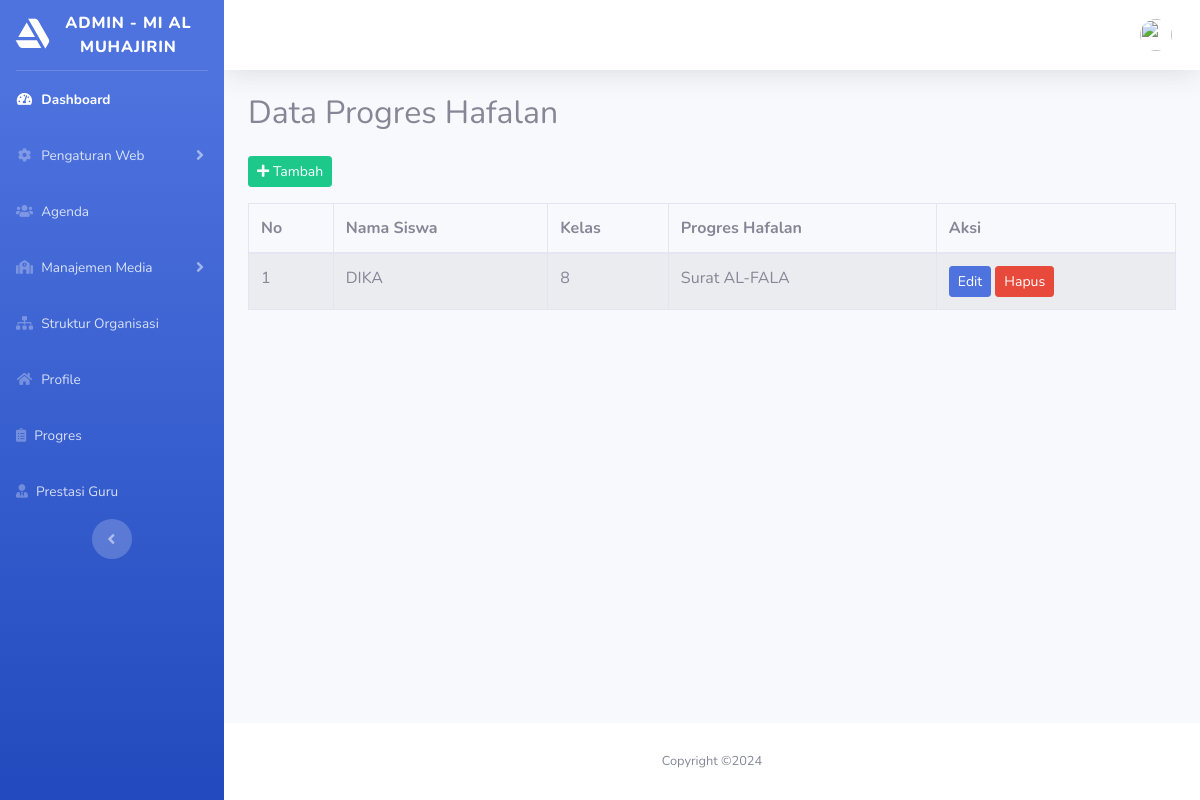
The app's page /index.php/progres with its own data.
### tables this page shows
CREATE TABLE `menus` (
  `id` int(11) NOT NULL,
  `user_id` int(11) NOT NULL,
  `title` varchar(100) NOT NULL,
  `url` varchar(100) NOT NULL,
  `icon` varchar(100) NOT NULL,
  `is_active` char(1) NOT NULL
);

CREATE TABLE `progres` (
  `id` int(11) NOT NULL,
  `nama_siswa` varchar(255) NOT NULL,
  `kelas` varchar(255) NOT NULL,
  `progres_hafalan` text NOT NULL
);

### application/controllers/Progres.php (called while the page is built, shortened)
<?php
class Progres extends CI_Controller {
public $Progres_model;
public function __construct() {
    $this->load->model('menu_model', 'menu');
    $this->load->model('Progres_model');
    $this->Progres_model = new Progres_model();
    $this->load->library('session');
}
public function index() {
    $this->load->model('Progres_model');
    $data['data_siswa'] = $this->Progres_model->get_all_siswa();
    $data['title']		= 'Progres';
    $data['page']		= 'progres/index';
    $this->load->view('back/layouts/main', $data);
}
}

### index.php (called while the page is built, shortened)
<?php
require_once BASEPATH.'core/CodeIgniter.php';

### application/models/Menu_model.php (called while the page is built, shortened)
<?php
class Menu_model extends CI_Model {
	public function getMenu()
	{
		if($this->session->userdata('id') != 1) {
			return $this->db->where('is_active', 'Y')->where('user_id', '2')->get('menus')->result();
		}else{
			return $this->db->where('is_active', 'Y')->get('menus')->result();
		}
	}
	public function getSubmenu($id)
	{
		$this->db->select(['submenus.sub_title', 'submenus.sub_url', 'submenus.is_active']);
		$this->db->from('submenus');
		$this->db->join('menus', 'submenus.menu_id = menus.id');
		$this->db->where('submenus.menu_id', $id);
		$this->db->where('submenus.is_active', 'Y');
		return $this->db->get()->result();
	}
}

### application/models/Progres_model.php (called while the page is built, shortened)
<?php
class Progres_model extends CI_Model {
    public function get_all_siswa() {
        $query = $this->db->get('progres');
        return $query->result();
    }
}

### application/views/back/pages/progres/index.php (the view, shortened to what this page needs)
<div class="container">
	<div class="row">
		<div class="col">
			<h2>Data Progres Hafalan</h2>
		</div>
	</div>
	<div class="row mt-3">
      <div class="col">
         <a href="#" class="btn btn-success btn-sm" data-toggle="modal" data-target="#tambahDataModal">
            <i class="fas fa-plus"></i> Tambah
         </a>
      </div>
   </div>
	<div class="table-responsive mt-3">
      <table class="table table-striped table-bordered"  cellspacing="0" width="100%">
         <thead>
				<tr>
					<th>No</th>
					<th>Nama Siswa</th>
					<th>Kelas</th>
					<th>Progres Hafalan</th>
					<th>Aksi</th>
				</tr>
         </thead>
         <tbody>
            <?php $no = 1; ?>
            <?php foreach ($data_siswa as $siswa): ?>
                <tr>
                    <td><?= $no ?></td>
                    <td><?= htmlspecialchars($siswa->nama_siswa, ENT_QUOTES, 'UTF-8') ?></td>
                    <td><?= htmlspecialchars($siswa->kelas, ENT_QUOTES, 'UTF-8') ?></td>
                    <td><?= htmlspecialchars($siswa->progres_hafalan, ENT_QUOTES, 'UTF-8') ?></td>
                    <td>
                        <a href="#" class="btn btn-primary btn-sm" data-toggle="modal" data-target="#editDataModal" onclick="setEditData(<?= $siswa->id ?>, '<?= $siswa->nama_siswa ?>', '<?= $siswa->kelas ?>', '<?= $siswa->progres_hafalan ?>')">Edit</a>
                        <a href="#" class="btn btn-danger btn-sm" data-toggle="modal" data-target="#deleteConfirmModal" onclick="setDeleteLink('<?= base_url('progres/delete/' . $siswa->id) ?>')">Hapus</a>
                    </td>
                </tr>
                <?php $no++; ?>
            <?php endforeach; ?>
         </tbody>
      </table>
   </div>
</div>

### application/views/back/layouts/_sidebar.php (shortened to what this page needs)
<ul class="navbar-nav bg-gradient-primary sidebar sidebar-dark accordion" id="accordionSidebar">
	<a class="sidebar-brand d-flex align-items-center justify-content-center" href="<?= base_url('admin') ?>">
		<div class="sidebar-brand-icon">
			<i class="fab fa-artstation"></i>
		</div>
		<div class="sidebar-brand-text mx-2">Admin - MI AL MUHAJIRIN</div>
	</a>
	<hr class="sidebar-divider my-0">
	<li class="nav-item active">
		<a class="nav-link" href="<?= base_url('admin') ?>">
			<i class="fas fa-fw fa-tachometer-alt"></i>
			<span>Dashboard</span></a>
	</li>
	<?php
		$menus = $this->menu->getMenu();
		foreach($menus as $menu) :
			$submenu = $this->menu->getSubmenu($menu->id);
	?>
	<li class="nav-item">
		<?php if($submenu) : ?>
			<a class="nav-link collapsed" href="<?= base_url() ?>" data-toggle="collapse" data-target="#collapse<?= $menu->id ?>" aria-expanded="true" aria-controls="collapse">
				<i class="<?= $menu->icon ?>"></i>
				<span><?= $menu->title ?></span>
			</a>
		<?php else : ?>
			<a class="nav-link" href="<?= base_url() . $menu->url ?>">
				<i class="<?= $menu->icon ?>"></i>
				<span><?= $menu->title ?></span>
			</a>
		<?php endif; ?>
	</li>
	<?php endforeach ?>
	<div class="text-center d-none d-md-inline">
		<button class="rounded-circle border-0" id="sidebarToggle"></button>
	</div>
</ul>

### records on screen
menus: title "Pengaturan Web"
menus: title "Agenda"
menus: title "Manajemen Media"
menus: title "Struktur Organisasi"
menus: title "Profile"
menus: title "Progres"
menus: title "Prestasi Guru"
progres: nama_siswa "DIKA", kelas "8", progres_hafalan "Surat AL-FALA"
